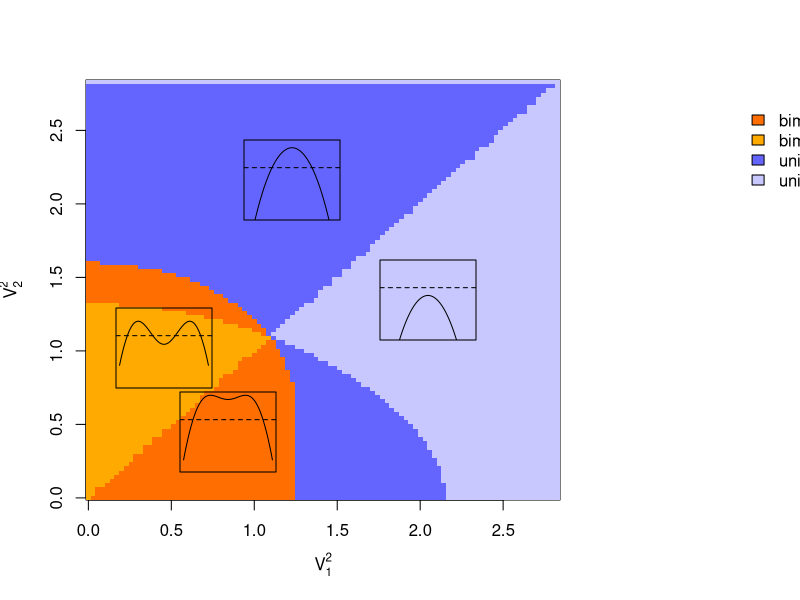

Write the R code that produced this figure.
# Manuscript figure 2

# Variance figure single invader
# 1 is invader
# 2 is resident

## Setting the parameters
w <- 1 ## competition width
theta1 <- 8 ## width of intrinsic growth function = 1/g
theta2 <- 8
K1 <- 1 ## vector of intrinsic growth potentials #1.7 for all scenarios
K2 <- 1  #2 for all scenarios
sigma1 <- 2.5 ## vector of species trait standard deviations
sigma2 <- 2.4

#check existence in 1 species
if(K1 < sigma1^2/theta1) print("error sp1")
if(K2 < sigma2^2/theta2) print("error sp2")


## ---------------------------------------------------------------------
## Testing the bimodality inequality varying sigma1 and sigma2 (sp 1 invades sp 2 resident)
## ---------------------------------------------------------------------

#max sigma^2 should be K*theta
maxsig1 = sqrt(K1*theta1)
maxsig2 = sqrt(K2*theta2)
  
n. <- 100
sigma1.seq <- seq(0, maxsig1, length.out = n.)
sigma2.seq <- seq(0, maxsig2, length.out = n.)

ineq1 <- matrix(NA, ncol = n., nrow = n.)

for(ii in 1:n.){
	for(jj in 1:n.){
	  Omega. <- sqrt(w^2 + sigma1.seq[ii]^2 + sigma2.seq[jj]^2)
		ineq1[ii, jj] <- ifelse((K2-sigma2.seq[jj]^2/theta2) > (2*Omega.^3)/(theta2 *sqrt(w^2 + 2*sigma2.seq[jj]^2)), 2, 1) #typo need sqrt for omega_2
	}
}

## ---------------------------------------------------------------------
## Also testing the sign of fitness varying sigma1 and sigma2 (sp 1 invades sp 2 resident)
## ---------------------------------------------------------------------

ineq2 <- matrix(NA, ncol = n., nrow = n.)

#A(A) is above peaks (and valleys) and B(B) is below peaks (and valleys)

for(ii in 1:n.){
  for(jj in 1:n.){
    Omega. <- sqrt(w^2 + sigma1.seq[ii]^2 + sigma2.seq[jj]^2)
    ineq2[ii, jj] <- ifelse(
      (K2-sigma2.seq[jj]^2/theta2) > (2*Omega.^3)/(theta2 *sqrt(w^2 + 2*sigma2.seq[jj]^2)),#bimodal #typo need sqrt for omega_2
      ifelse(
        (K1-sigma1.seq[ii]^2/theta1)/(K2-sigma2.seq[jj]^2/theta2) > sqrt((w^2 + 2*sigma2.seq[jj]^2)/Omega.^2),#invades at all eq. #typo Omega^2
        "bimodal-persistence",
        ifelse(
          (K1-sigma1.seq[ii]^2/theta1) > 2*Omega.^2/theta2 * (1-log((2*Omega.^3)/(theta2 *sqrt(w^2 + 2*sigma2.seq[jj]^2)*(K2-sigma2.seq[jj]^2/theta2)))), # invades only at peaks #typo need sqrt for omega_2
          "bimodal-almost persistence",
          "bimodal-no invasion" #no invasion
        )
      ),
      ifelse(
        (K1-sigma1.seq[ii]^2/theta1)/(K2-sigma2.seq[jj]^2/theta2) > sqrt((w^2 + 2*sigma2.seq[jj]^2)/Omega.^2), #typo Omega^2
        "unimodal-persistence", #unimodal, invades at 0
        "unimodal-no invasion" #unimodal, doesn't invade at 0
      )
    )
  }
}

# Define the mapping of categories to numbers
category_map <- c("bimodal-persistence" = 1, "bimodal-almost persistence" = 2, "bimodal-no invasion" = 3, "unimodal-persistence" = 4, "unimodal-no invasion" = 5)

# Create a numeric version of ineq2
ineq2_numeric <- matrix(category_map[as.character(ineq2)], nrow = nrow(ineq2))

# Define the color palette
my.colors <- c("#ff6e00", "#ffaa00", "#ffc800", "#6464ff", "#c8c8ff")


### Figure 2 ####
pdf(file="1spp_bifurcation_v3.pdf", width=6, height=4.7)


# Create the image
par(mar = c(5, 4.3, 4, 12))
#par(mfrow = c(1,1))
image(sigma1.seq, sigma2.seq, ineq2_numeric, col = my.colors, xlab=expression(V[1]^2), ylab=expression(V[2]^2))

my.colors <- setNames(
  c("#ff6e00", "#ffaa00", "#ffc800", "#6464ff", "#c8c8ff"),
  names(category_map)
)
present <- intersect(
  names(category_map),
  unique(as.character(ineq2))      
)

# Add a legend for those
legend(x = "topright",inset  = c(-0.9, 0),legend = present,fill   = my.colors[present],title  = "Case",bty    = "n",bg     = NA, xpd    = TRUE
)



## ---------------------------------------------------------------------
## Example fitness functions to overlay
## ---------------------------------------------------------------------
# set up cases A, B, D, lowerright_D, E (no case C found yet)
sigma1_vec <- c(1, 0.1, 1.5, 1.5, 2.3)
sigma2_vec <- c(0.1, 1, 0.5, 2, 0.1)

z1. <- seq(-3, 3, by = 0.1)

# shared parameters list
pars_base <- list(w = w, K1 = K1, K2 = K2, theta1 = theta1, theta2 = theta2)


# Define the function
r. <- function(z1, pars){
    # read in the parameters
    sigma1 <- pars$sigma1
    sigma2 <- pars$sigma2
    w <- pars$w
    K1 <- pars$K1
    K2 <- pars$K2
    theta1 <- pars$theta1
    theta2 <- pars$theta2

    # Calculations
    n.EQ1 <- 0 # We want this one to be zero
    n.EQ2 <- sqrt(1 + 2*sigma2^2/w^2)*(K2 - (1/theta2)*sigma2^2)
    Omega. <- sqrt(w^2 + sigma1^2 + sigma2^2) 

    dz <- z1-0
    b1 <- K1 - (z1^2 + sigma1^2)/theta1
    alpha1.0 <- 1*w/sqrt(sigma1^2+sigma1^2+w^2)
    alpha.inter <- exp(-dz^2/(2*(sigma1^2+sigma2^2+w^2)))*w/sqrt(sigma1^2+sigma2^2+w^2) 

    out. <- b1 - alpha1.0*n.EQ1 - alpha.inter*n.EQ2
    return(out.)
}

# --- Case A inset (shifted left by 0.05) ---
par(fig = c(0.2, 0.37, 0.18, 0.38), new = TRUE, mar = c(1, 1, 1, 1))
pars <- modifyList(pars_base, list(sigma1 = sigma1_vec[1], sigma2 = sigma2_vec[1]))
plot(z1., r.(z1., pars), type='l', xaxt='n', yaxt='n', xlab='', ylab='', ylim=c(-0.4,0.2))
abline(h=0, lty=2)

# --- Case B inset ---
par(fig = c(0.12, 0.29, 0.32, 0.52), new = TRUE, mar = c(1, 1, 1, 1))
pars <- modifyList(pars_base, list(sigma1 = sigma1_vec[2], sigma2 = sigma2_vec[2]))
plot(z1., r.(z1., pars), type='l', xaxt='n', yaxt='n', xlab='', ylab='', ylim=c(-0.4,0.2))
abline(h=0, lty=2)

# --- Case D inset ---
par(fig = c(0.28, 0.45, 0.60, 0.80), new = TRUE, mar = c(1, 1, 1, 1))
pars <- modifyList(pars_base, list(sigma1 = sigma1_vec[4], sigma2 = sigma2_vec[4]))
plot(z1., r.(z1., pars), type='l', xaxt='n', yaxt='n', xlab='', ylab='', ylim=c(-0.4,0.2))
abline(h=0, lty=2)

# --- Case E inset ---
par(fig = c(0.45, 0.62, 0.40, 0.60), new = TRUE, mar = c(1, 1, 1, 1))
pars <- modifyList(pars_base, list(sigma1 = sigma1_vec[5], sigma2 = sigma2_vec[5]))
plot(z1., r.(z1., pars), type='l', xaxt='n', yaxt='n', xlab='', ylab='', ylim=c(-0.4,0.2))
abline(h=0, lty=2)


dev.off()
